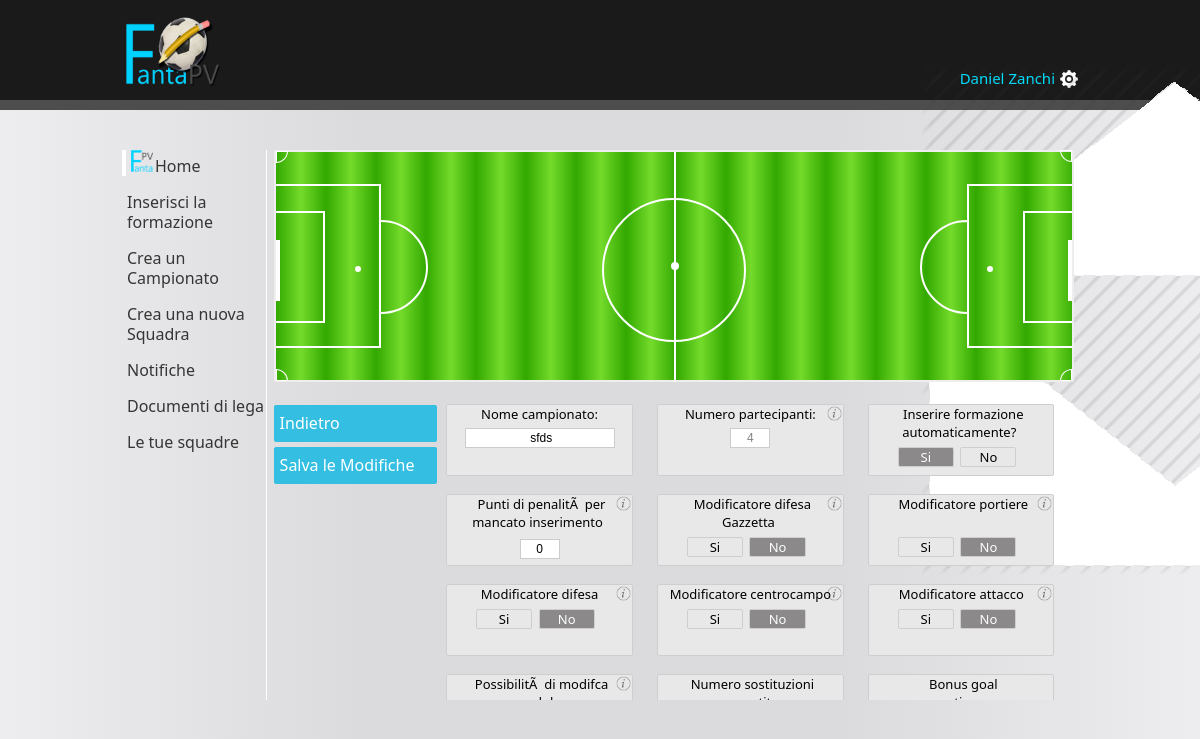
/gest_campionato/gest-campionato.php (signed in), run on the app's committed database.
### tables this page shows
CREATE TABLE IF NOT EXISTS `campionato` (
  `id_campionato` int(10) unsigned NOT NULL AUTO_INCREMENT,
  `nome` varchar(30) DEFAULT NULL,
  `password` varchar(30) NOT NULL DEFAULT '',
  `admin` varchar(30) NOT NULL DEFAULT '',
  `id_admin` int(11) NOT NULL,
  `n_part` int(11) NOT NULL DEFAULT '1' COMMENT 'numero dei partecipanti al campionato',
  `formazione_automatica` tinyint(1) NOT NULL DEFAULT '1' COMMENT 'inserire formazione automaticamente?',
  `penalita` int(11) NOT NULL DEFAULT '0' COMMENT 'penalita punti in caso di mancato inserimento formazione',
  `mod_difesa_gazzetta` tinyint(1) NOT NULL DEFAULT '0' COMMENT 'modificatore difesa gazzetta',
  `mod_portiere` tinyint(1) NOT NULL DEFAULT '0' COMMENT 'modificatore portiere',
  `mod_difesa` tinyint(1) NOT NULL DEFAULT '0' COMMENT 'modificatore difesa',
  `mod_centrocampo` tinyint(1) NOT NULL DEFAULT '0' COMMENT 'modificatore centrocampo',
  `mod_attacco` tinyint(1) NOT NULL DEFAULT '0' COMMENT 'modificatore attacco',
  `mod_modulo` tinyint(1) NOT NULL DEFAULT '0' COMMENT 'possibilità di modifica modulo',
  `n_sostituzioni` int(11) NOT NULL DEFAULT '3' COMMENT 'numero sostituzioni consentite',
  `bonus_gol_portiere` int(11) NOT NULL DEFAULT '3' COMMENT 'bonus se fa gol il portiere',
  `bonus_gol_difensore` int(11) NOT NULL DEFAULT '3' COMMENT 'bonus se fa gol il difensore',
  `bonus_gol_centrocampista` int(11) NOT NULL DEFAULT '3' COMMENT 'bonus se fa gol il centrocampista',
  `bonus_gol_attaccante` int(11) NOT NULL DEFAULT '3' COMMENT 'bonus se fa gol l''attaccante',
  `bonus_gol_rigore` int(11) NOT NULL DEFAULT '3' COMMENT 'bonus se fa gol di rigore',
  `bonus_rigore_parato` int(11) NOT NULL DEFAULT '3' COMMENT 'bonus se para il rigore',
  `bonus_assist` int(11) NOT NULL DEFAULT '1' COMMENT 'bonus se fa assist',
  `bonus_portiere` int(11) NOT NULL DEFAULT '0',
  `bonus_casa` int(11) NOT NULL DEFAULT '2' COMMENT 'bonus se gioca in casa',
  `bonus_gol_vittoria` int(11) NOT NULL DEFAULT '0',
  `bonus_gol_pareggio` int(11) NOT NULL DEFAULT '0',
  `bonus_capitano` int(11) NOT NULL DEFAULT '0' COMMENT 'se il capitano prende + di 7 viene dato il bonus selezionato',
  `malus_gol_subito` int(11) NOT NULL DEFAULT '1' COMMENT 'punti che perde se subisce un gol',
  `ammonizione` float NOT NULL DEFAULT '0.5',
  `espulsione` int(11) NOT NULL DEFAULT '1',
  `malus_rigore_sbagliato` int(11) NOT NULL DEFAULT '3' COMMENT 'punti che perde se sbaglia il rigore',
  `malus_autogol` int(11) NOT NULL DEFAULT '3' COMMENT 'punti che perde se fa autogol',
  `voto_giocatore_sv` int(11) NOT NULL DEFAULT '0' COMMENT 'voto che prende un giocatore se è senza voto',
  `voto_giocatore_ss` int(11) NOT NULL DEFAULT '0' COMMENT 'voto giocatore se non ha sostituto',
  `punti_primo_gol` int(11) NOT NULL DEFAULT '66' COMMENT 'a quanti punti assegnare il primo gol',
  `punti_range_gol` int(11) NOT NULL DEFAULT '6' COMMENT 'ogni quanti punti assegnare un gol',
  `modulo_343` tinyint(1) NOT NULL DEFAULT '1' COMMENT 'se "si" il modulo è consentito',
  `modulo_352` tinyint(1) NOT NULL DEFAULT '1' COMMENT 'se "si" il modulo è consentito',
  `modulo_361` tinyint(1) NOT NULL DEFAULT '0' COMMENT 'se "si" il modulo è consentito',
  `modulo_433` tinyint(1) NOT NULL DEFAULT '1' COMMENT 'se "si" il modulo è consentito',
  `modulo_442` tinyint(1) NOT NULL DEFAULT '1' COMMENT 'se "si" il modulo è consentito',
  `modulo_451` tinyint(1) NOT NULL DEFAULT '1',
  `modulo_253` tinyint(1) NOT NULL DEFAULT '0',
  `modulo_334` tinyint(1) NOT NULL DEFAULT '0',
  `modulo_424` tinyint(1) NOT NULL DEFAULT '0',
  `modulo_532` tinyint(1) NOT NULL DEFAULT '0',
  `modulo_541` tinyint(1) NOT NULL DEFAULT '0',
  `modulo_550` tinyint(1) NOT NULL DEFAULT '0',
  `partecipanti` text COMMENT 'email o username dei partecipanti al campionato',
  PRIMARY KEY (`id_campionato`)
);

### gest_campionato/gest-campionato.php (the view, shortened to what the rows shown need)
<?php
	include("../session.php");
	include("../connect_db.php");
    include("../funzioni/gest_campionato_function.php");
?>
<!DOCTYPE html PUBLIC "-//W3C//DTD XHTML 1.0 Transitional//EN" "http://www.w3.org/TR/xhtml1/DTD/xhtml1-transitional.dtd">
<html xmlns="http://www.w3.org/1999/xhtml">
<head>
<link rel="stylesheet" href="../stili/style-home.css" type="text/css" media="screen" />
<link rel="stylesheet" href="../stili/gest_campionato.css" type="text/css" media="screen" />
<link rel="stylesheet" href="../stili/campo-calcio.css" type="text/css" media="screen" />
<link rel="stylesheet" type="text/css" href="../stili/menu2.css" />
</head>
<?php
$id = $_SESSION['id_utente'];
$id_camp = get_id($id);
$query = "SELECT campionato.nome FROM campionato WHERE campionato.id_campionato = '$id_camp'";
$ris = mysql_query($query);
$row = mysql_fetch_array($ris);
$nome_camp = $row['nome'];
$regole = array();
$regole = get_rules($id_camp);
?>
<body class="home-page">
	<div id = "cont" >
    <div id = "windows">
	<div id="regole">
		<form action = "salva-gest-regole.php?where=1" method = "POST" id = "gest" class = "gest_camp">
			<div id = "cont-label-modifica" class = "mod_nome">
				<label for="nome" class = "crea-camp-title">Nome campionato:</label>
					<?php
					echo' <input type = "text" name = "mod_nome" id = "mod_nome" class="modifica-regole-nome"  value =" '.$nome_camp.'" />';
					?>
			</div>
			<div id = "cont-label-modifica" class = "mod_n_part">
				<label id="info" for="info_mod_n_part" class="info_mod_n_part"><img width="15px" height="15px" src="../img/info.png"></label>
			    <label for="nome" class = "crea-camp-title">Numero partecipanti:<br></label>
				<?php
					foreach($regole as $value) $n_part = $value['n_part'];
					echo'<input type = "text" name = "mod_n_part" id = "mod_n_part" class="modifica-regole-n_part" value = '.$n_part.' disabled />';
				?>
			</div>
			<div id = "cont-label-modifica" class = "mod_penalita">
			<?php foreach($regole as $value) $penalita = $value['penalita']?>
				<label id="info" for="info_mod_penalita" class="info_mod_penalita"><img width="15px" height="15px" src="../img/info.png"></label>
				<label for="nome" class = "crea-camp-title">Punti di penalitÃ  per<br> mancato inserimento<br></label>
				<input type = "text" name = "mod_penalita" id = "penalita" size = "5" class = "crea-camp-penalita"  value = "<?php echo $penalita;?>"onclick="this.value='';" onfocus="this.select()" onblur="this.value=!this.value?'<?php echo $penalita; ?>':this.value;" />
			</div>
	</div>
</body>
</html>

### data on the page
campionato: mod_nome "sfds", mod_n_part "4", mod_penalita "0"
